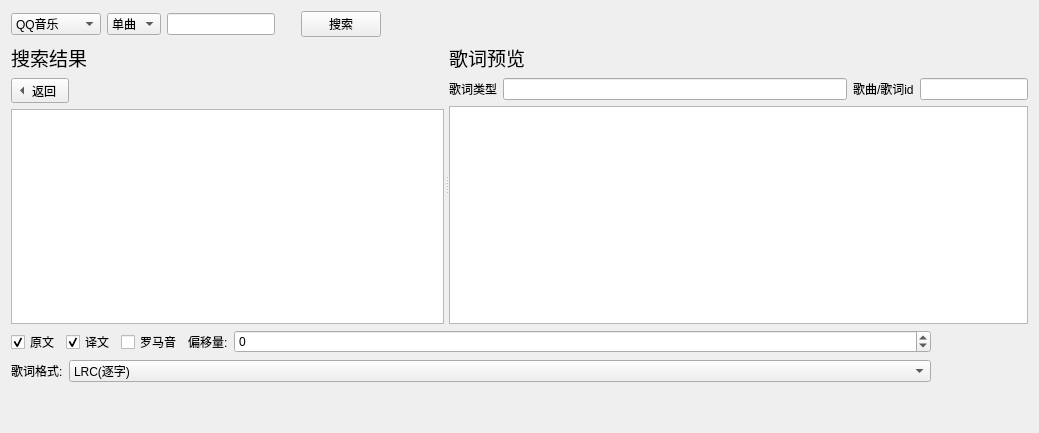
<?xml version="1.0" encoding="UTF-8"?>
<ui version="4.0">
 <class>search_base</class>
 <widget class="QWidget" name="search_base">
  <property name="geometry">
   <rect>
    <x>0</x>
    <y>0</y>
    <width>1039</width>
    <height>433</height>
   </rect>
  </property>
  <property name="windowTitle">
   <string>Form</string>
  </property>
  <layout class="QVBoxLayout" name="verticalLayout">
   <item>
    <layout class="QHBoxLayout" name="horizontalLayout">
     <item>
      <widget class="QComboBox" name="source_comboBox">
       <item>
        <property name="text">
         <string>QQ音乐</string>
        </property>
       </item>
       <item>
        <property name="text">
         <string>酷狗音乐</string>
        </property>
       </item>
       <item>
        <property name="text">
         <string>网易云音乐</string>
        </property>
       </item>
      </widget>
     </item>
     <item>
      <widget class="QComboBox" name="search_type_comboBox">
       <item>
        <property name="text">
         <string>单曲</string>
        </property>
       </item>
       <item>
        <property name="text">
         <string>专辑</string>
        </property>
       </item>
       <item>
        <property name="text">
         <string>歌单</string>
        </property>
       </item>
      </widget>
     </item>
     <item>
      <widget class="QLineEdit" name="search_keyword_lineEdit">
       <property name="sizePolicy">
        <sizepolicy hsizetype="Fixed" vsizetype="Fixed">
         <horstretch>0</horstretch>
         <verstretch>0</verstretch>
        </sizepolicy>
       </property>
      </widget>
     </item>
     <item>
      <spacer name="horizontalSpacer_2">
       <property name="orientation">
        <enum>Qt::Orientation::Horizontal</enum>
       </property>
       <property name="sizeType">
        <enum>QSizePolicy::Policy::Fixed</enum>
       </property>
       <property name="sizeHint" stdset="0">
        <size>
         <width>20</width>
         <height>20</height>
        </size>
       </property>
      </spacer>
     </item>
     <item>
      <widget class="QPushButton" name="search_pushButton">
       <property name="text">
        <string>搜索</string>
       </property>
      </widget>
     </item>
     <item>
      <spacer name="horizontalSpacer">
       <property name="orientation">
        <enum>Qt::Orientation::Horizontal</enum>
       </property>
       <property name="sizeHint" stdset="0">
        <size>
         <width>40</width>
         <height>20</height>
        </size>
       </property>
      </spacer>
     </item>
    </layout>
   </item>
   <item>
    <widget class="QSplitter" name="splitter">
     <property name="sizePolicy">
      <sizepolicy hsizetype="Expanding" vsizetype="Expanding">
       <horstretch>0</horstretch>
       <verstretch>0</verstretch>
      </sizepolicy>
     </property>
     <property name="orientation">
      <enum>Qt::Orientation::Horizontal</enum>
     </property>
     <property name="opaqueResize">
      <bool>true</bool>
     </property>
     <property name="handleWidth">
      <number>5</number>
     </property>
     <property name="childrenCollapsible">
      <bool>false</bool>
     </property>
     <widget class="QWidget" name="layoutWidget_2">
      <layout class="QVBoxLayout" name="verticalLayout_3">
       <item>
        <widget class="QLabel" name="result_label">
         <property name="sizePolicy">
          <sizepolicy hsizetype="Fixed" vsizetype="Fixed">
           <horstretch>0</horstretch>
           <verstretch>0</verstretch>
          </sizepolicy>
         </property>
         <property name="font">
          <font>
           <pointsize>14</pointsize>
          </font>
         </property>
         <property name="text">
          <string>搜索结果</string>
         </property>
        </widget>
       </item>
       <item>
        <widget class="QToolButton" name="return_toolButton">
         <property name="text">
          <string>返回</string>
         </property>
         <property name="toolButtonStyle">
          <enum>Qt::ToolButtonStyle::ToolButtonTextBesideIcon</enum>
         </property>
         <property name="autoRaise">
          <bool>false</bool>
         </property>
         <property name="arrowType">
          <enum>Qt::ArrowType::LeftArrow</enum>
         </property>
        </widget>
       </item>
       <item>
        <widget class="ProportionallyStretchedTableWidget" name="results_tableWidget">
         <property name="sizePolicy">
          <sizepolicy hsizetype="Expanding" vsizetype="Expanding">
           <horstretch>0</horstretch>
           <verstretch>0</verstretch>
          </sizepolicy>
         </property>
         <property name="horizontalScrollBarPolicy">
          <enum>Qt::ScrollBarPolicy::ScrollBarAsNeeded</enum>
         </property>
         <property name="sizeAdjustPolicy">
          <enum>QAbstractScrollArea::SizeAdjustPolicy::AdjustIgnored</enum>
         </property>
         <property name="editTriggers">
          <set>QAbstractItemView::EditTrigger::NoEditTriggers</set>
         </property>
         <property name="showDropIndicator" stdset="0">
          <bool>false</bool>
         </property>
         <property name="selectionMode">
          <enum>QAbstractItemView::SelectionMode::SingleSelection</enum>
         </property>
         <property name="selectionBehavior">
          <enum>QAbstractItemView::SelectionBehavior::SelectRows</enum>
         </property>
         <property name="showGrid">
          <bool>false</bool>
         </property>
         <property name="gridStyle">
          <enum>Qt::PenStyle::SolidLine</enum>
         </property>
         <attribute name="horizontalHeaderVisible">
          <bool>true</bool>
         </attribute>
         <attribute name="horizontalHeaderCascadingSectionResizes">
          <bool>false</bool>
         </attribute>
         <attribute name="horizontalHeaderDefaultSectionSize">
          <number>100</number>
         </attribute>
         <attribute name="horizontalHeaderHighlightSections">
          <bool>true</bool>
         </attribute>
         <attribute name="horizontalHeaderShowSortIndicator" stdset="0">
          <bool>false</bool>
         </attribute>
         <attribute name="horizontalHeaderStretchLastSection">
          <bool>false</bool>
         </attribute>
         <attribute name="verticalHeaderVisible">
          <bool>false</bool>
         </attribute>
        </widget>
       </item>
      </layout>
     </widget>
     <widget class="QWidget" name="layoutWidget_3">
      <layout class="QVBoxLayout" name="verticalLayout_8">
       <item>
        <widget class="QLabel" name="label_8">
         <property name="sizePolicy">
          <sizepolicy hsizetype="Fixed" vsizetype="Fixed">
           <horstretch>0</horstretch>
           <verstretch>0</verstretch>
          </sizepolicy>
         </property>
         <property name="font">
          <font>
           <pointsize>14</pointsize>
          </font>
         </property>
         <property name="text">
          <string>歌词预览</string>
         </property>
        </widget>
       </item>
       <item>
        <layout class="QHBoxLayout" name="horizontalLayout_5">
         <item>
          <widget class="QLabel" name="label_2">
           <property name="text">
            <string>歌词类型</string>
           </property>
          </widget>
         </item>
         <item>
          <widget class="QLineEdit" name="lyric_types_lineEdit">
           <property name="text">
            <string/>
           </property>
           <property name="readOnly">
            <bool>true</bool>
           </property>
          </widget>
         </item>
         <item>
          <widget class="QLabel" name="label_3">
           <property name="text">
            <string>歌曲/歌词id</string>
           </property>
          </widget>
         </item>
         <item>
          <widget class="QLineEdit" name="songid_lineEdit">
           <property name="sizePolicy">
            <sizepolicy hsizetype="Fixed" vsizetype="Fixed">
             <horstretch>0</horstretch>
             <verstretch>0</verstretch>
            </sizepolicy>
           </property>
           <property name="readOnly">
            <bool>true</bool>
           </property>
          </widget>
         </item>
        </layout>
       </item>
       <item>
        <widget class="QPlainTextEdit" name="preview_plainTextEdit">
         <property name="sizePolicy">
          <sizepolicy hsizetype="MinimumExpanding" vsizetype="Expanding">
           <horstretch>0</horstretch>
           <verstretch>0</verstretch>
          </sizepolicy>
         </property>
         <property name="lineWrapMode">
          <enum>QPlainTextEdit::LineWrapMode::NoWrap</enum>
         </property>
         <property name="readOnly">
          <bool>true</bool>
         </property>
        </widget>
       </item>
      </layout>
     </widget>
    </widget>
   </item>
   <item>
    <layout class="QHBoxLayout" name="bottom_horizontalLayout">
     <item>
      <layout class="QVBoxLayout" name="control_verticalLayout">
       <item>
        <layout class="QHBoxLayout" name="horizontalLayout_7"/>
       </item>
       <item>
        <layout class="QHBoxLayout" name="horizontalLayout_8">
         <item>
          <widget class="QCheckBox" name="original_checkBox">
           <property name="sizePolicy">
            <sizepolicy hsizetype="Fixed" vsizetype="Fixed">
             <horstretch>0</horstretch>
             <verstretch>0</verstretch>
            </sizepolicy>
           </property>
           <property name="text">
            <string>原文</string>
           </property>
           <property name="checked">
            <bool>true</bool>
           </property>
          </widget>
         </item>
         <item>
          <widget class="QCheckBox" name="translate_checkBox">
           <property name="sizePolicy">
            <sizepolicy hsizetype="Fixed" vsizetype="Fixed">
             <horstretch>0</horstretch>
             <verstretch>0</verstretch>
            </sizepolicy>
           </property>
           <property name="text">
            <string>译文</string>
           </property>
           <property name="checked">
            <bool>true</bool>
           </property>
          </widget>
         </item>
         <item>
          <widget class="QCheckBox" name="romanized_checkBox">
           <property name="sizePolicy">
            <sizepolicy hsizetype="Fixed" vsizetype="Fixed">
             <horstretch>0</horstretch>
             <verstretch>0</verstretch>
            </sizepolicy>
           </property>
           <property name="text">
            <string>罗马音</string>
           </property>
          </widget>
         </item>
         <item>
          <widget class="QLabel" name="label_5">
           <property name="sizePolicy">
            <sizepolicy hsizetype="Fixed" vsizetype="Preferred">
             <horstretch>0</horstretch>
             <verstretch>0</verstretch>
            </sizepolicy>
           </property>
           <property name="text">
            <string>偏移量:</string>
           </property>
          </widget>
         </item>
         <item>
          <widget class="QSpinBox" name="offset_spinBox">
           <property name="sizePolicy">
            <sizepolicy hsizetype="Preferred" vsizetype="Fixed">
             <horstretch>0</horstretch>
             <verstretch>0</verstretch>
            </sizepolicy>
           </property>
           <property name="minimum">
            <number>-999999999</number>
           </property>
           <property name="maximum">
            <number>999999999</number>
           </property>
           <property name="singleStep">
            <number>100</number>
           </property>
          </widget>
         </item>
        </layout>
       </item>
       <item>
        <layout class="QHBoxLayout" name="horizontalLayout_9">
         <item>
          <widget class="QLabel" name="label_9">
           <property name="sizePolicy">
            <sizepolicy hsizetype="Fixed" vsizetype="Preferred">
             <horstretch>0</horstretch>
             <verstretch>0</verstretch>
            </sizepolicy>
           </property>
           <property name="text">
            <string>歌词格式:</string>
           </property>
          </widget>
         </item>
         <item>
          <widget class="QComboBox" name="lyricsformat_comboBox">
           <item>
            <property name="text">
             <string>LRC(逐字)</string>
            </property>
           </item>
           <item>
            <property name="text">
             <string>LRC(逐行)</string>
            </property>
           </item>
           <item>
            <property name="text">
             <string>增强型LRC(ESLyric)</string>
            </property>
           </item>
           <item>
            <property name="text">
             <string>SRT</string>
            </property>
           </item>
           <item>
            <property name="text">
             <string>ASS</string>
            </property>
           </item>
          </widget>
         </item>
        </layout>
       </item>
       <item>
        <spacer name="control_verticalSpacer">
         <property name="orientation">
          <enum>Qt::Orientation::Vertical</enum>
         </property>
         <property name="sizeType">
          <enum>QSizePolicy::Policy::Preferred</enum>
         </property>
         <property name="sizeHint" stdset="0">
          <size>
           <width>20</width>
           <height>40</height>
          </size>
         </property>
        </spacer>
       </item>
      </layout>
     </item>
     <item>
      <spacer name="horizontalSpacer_3">
       <property name="orientation">
        <enum>Qt::Orientation::Horizontal</enum>
       </property>
       <property name="sizeType">
        <enum>QSizePolicy::Policy::Maximum</enum>
       </property>
       <property name="sizeHint" stdset="0">
        <size>
         <width>97</width>
         <height>20</height>
        </size>
       </property>
      </spacer>
     </item>
    </layout>
   </item>
  </layout>
 </widget>
 <customwidgets>
  <customwidget>
   <class>ProportionallyStretchedTableWidget</class>
   <extends>QTableWidget</extends>
   <header>ui.custom_widgets</header>
  </customwidget>
 </customwidgets>
 <resources/>
 <connections/>
</ui>
